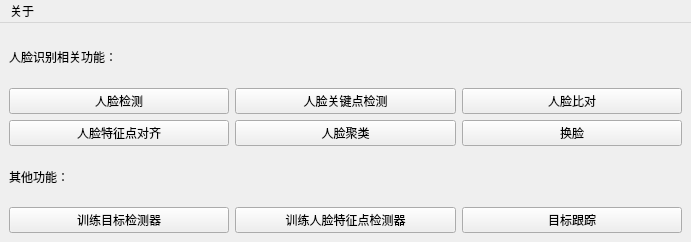
<?xml version="1.0" encoding="UTF-8"?>
<ui version="4.0">
 <class>MainWindow</class>
 <widget class="QMainWindow" name="MainWindow">
  <property name="enabled">
   <bool>true</bool>
  </property>
  <property name="geometry">
   <rect>
    <x>0</x>
    <y>0</y>
    <width>691</width>
    <height>242</height>
   </rect>
  </property>
  <property name="sizePolicy">
   <sizepolicy hsizetype="Fixed" vsizetype="Fixed">
    <horstretch>0</horstretch>
    <verstretch>0</verstretch>
   </sizepolicy>
  </property>
  <property name="windowTitle">
   <string>dlib学习平台</string>
  </property>
  <widget class="QWidget" name="centralWidget">
   <layout class="QVBoxLayout" name="verticalLayout_2">
    <item>
     <layout class="QVBoxLayout" name="verticalLayout">
      <item>
       <widget class="QLabel" name="label">
        <property name="text">
         <string>人脸识别相关功能：</string>
        </property>
       </widget>
      </item>
      <item>
       <layout class="QHBoxLayout" name="horizontalLayout">
        <item>
         <widget class="QPushButton" name="pushButton">
          <property name="text">
           <string>人脸检测</string>
          </property>
         </widget>
        </item>
        <item>
         <widget class="QPushButton" name="pushButton_2">
          <property name="text">
           <string>人脸关键点检测</string>
          </property>
         </widget>
        </item>
        <item>
         <widget class="QPushButton" name="pushButton_3">
          <property name="text">
           <string>人脸比对</string>
          </property>
         </widget>
        </item>
       </layout>
      </item>
      <item>
       <layout class="QHBoxLayout" name="horizontalLayout_2">
        <item>
         <widget class="QPushButton" name="pushButton_4">
          <property name="text">
           <string>人脸特征点对齐</string>
          </property>
         </widget>
        </item>
        <item>
         <widget class="QPushButton" name="pushButton_5">
          <property name="text">
           <string>人脸聚类</string>
          </property>
         </widget>
        </item>
        <item>
         <widget class="QPushButton" name="pushButton_6">
          <property name="text">
           <string>换脸</string>
          </property>
         </widget>
        </item>
       </layout>
      </item>
      <item>
       <widget class="QLabel" name="label_2">
        <property name="text">
         <string>其他功能：</string>
        </property>
       </widget>
      </item>
      <item>
       <layout class="QHBoxLayout" name="horizontalLayout_3">
        <item>
         <widget class="QPushButton" name="pushButton_8">
          <property name="text">
           <string>训练目标检测器</string>
          </property>
         </widget>
        </item>
        <item>
         <widget class="QPushButton" name="pushButton_9">
          <property name="text">
           <string>训练人脸特征点检测器</string>
          </property>
         </widget>
        </item>
        <item>
         <widget class="QPushButton" name="pushButton_10">
          <property name="text">
           <string>目标跟踪</string>
          </property>
         </widget>
        </item>
       </layout>
      </item>
     </layout>
    </item>
   </layout>
  </widget>
  <widget class="QMenuBar" name="menuBar">
   <property name="geometry">
    <rect>
     <x>0</x>
     <y>0</y>
     <width>691</width>
     <height>26</height>
    </rect>
   </property>
   <widget class="QMenu" name="menu">
    <property name="title">
     <string>关于</string>
    </property>
    <addaction name="action"/>
    <addaction name="action_2"/>
    <addaction name="action_PYQT"/>
   </widget>
   <addaction name="menu"/>
  </widget>
  <action name="action">
   <property name="text">
    <string>关于作者</string>
   </property>
  </action>
  <action name="action_2">
   <property name="text">
    <string>操作说明</string>
   </property>
  </action>
  <action name="action_PYQT">
   <property name="text">
    <string>关于PYQT</string>
   </property>
  </action>
 </widget>
 <resources/>
 <connections/>
</ui>
